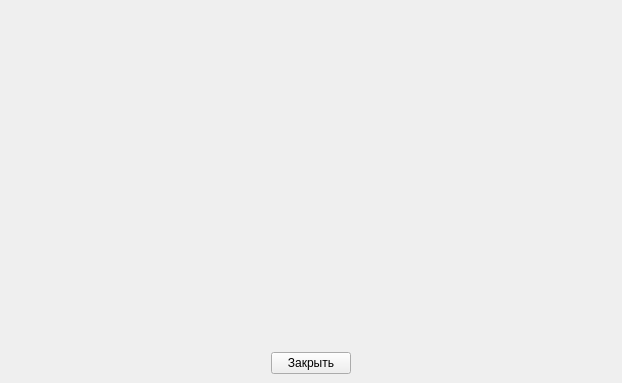
<?xml version="1.0" encoding="UTF-8"?>
<ui version="4.0">
 <class>about</class>
 <widget class="QMainWindow" name="about">
  <property name="geometry">
   <rect>
    <x>0</x>
    <y>0</y>
    <width>622</width>
    <height>383</height>
   </rect>
  </property>
  <property name="windowTitle">
   <string>О программе</string>
  </property>
  <widget class="QWidget" name="centralwidget">
   <layout class="QVBoxLayout" name="verticalLayout">
    <item>
     <widget class="QLabel" name="label">
      <property name="text">
       <string/>
      </property>
      <property name="pixmap">
       <pixmap resource="resurce.qrc">:/new/prefix1/img/zastavka.png</pixmap>
      </property>
     </widget>
    </item>
    <item alignment="Qt::AlignHCenter">
     <widget class="QPushButton" name="pushButton">
      <property name="sizePolicy">
       <sizepolicy hsizetype="Fixed" vsizetype="Fixed">
        <horstretch>0</horstretch>
        <verstretch>0</verstretch>
       </sizepolicy>
      </property>
      <property name="layoutDirection">
       <enum>Qt::LeftToRight</enum>
      </property>
      <property name="autoFillBackground">
       <bool>false</bool>
      </property>
      <property name="text">
       <string>Закрыть</string>
      </property>
     </widget>
    </item>
   </layout>
  </widget>
  <widget class="QMenuBar" name="menubar">
   <property name="geometry">
    <rect>
     <x>0</x>
     <y>0</y>
     <width>622</width>
     <height>29</height>
    </rect>
   </property>
  </widget>
 </widget>
 <resources>
  <include location="resurce.qrc"/>
 </resources>
 <connections/>
</ui>
